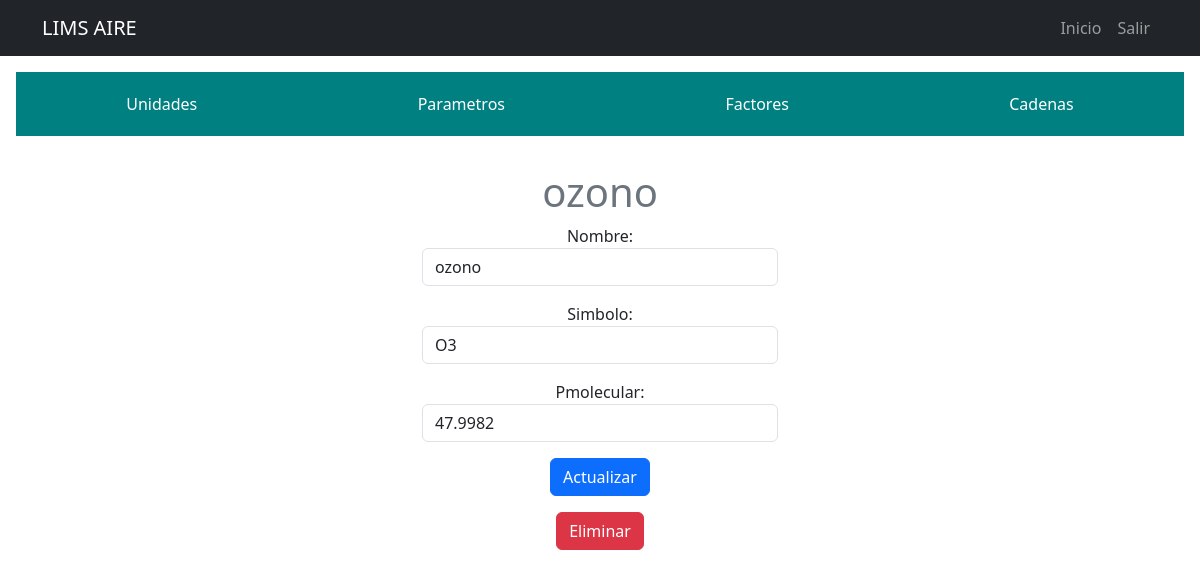
Page /listar_parametros/1/ (signed in) on the committed database.
### LimsAire/models.py (models this page shows, shortened)
class Parametros(models.Model):
    nombre = models.CharField(max_length=200)
    simbolo = models.CharField(max_length=10, unique=True)
    pmolecular = models.FloatField(null=False, blank=False)
    fechacreacion = models.DateTimeField(auto_now_add=True)
    user = models.ForeignKey(User, on_delete=models.CASCADE)

### LimsAire/views.py (the view, shortened to what this page needs)
# urls.py: path('listar_parametros/<int:parametro_id>/', views.parametro_detail, name='parametro_detail'),
@login_required
def parametro_detail(request, parametro_id):
    if request.method == 'GET':
        parametro = get_object_or_404(Parametros, pk=parametro_id, user=request.user)
        form = ParametroForm(instance=parametro)
        return render(request, 'parametro_detail.html', {'parametro': parametro,'form':form})

### LimsAire/forms.py
class ParametroForm(forms.ModelForm):
    class Meta:
        model = Parametros
        fields = ['nombre', 'simbolo','pmolecular']
        widgets = {
            'nombre': forms.TextInput(attrs={'class': 'form-control', 'placeholder': 'Escribir nombre de parametro'}),
            'simbolo': forms.TextInput(attrs={'class': 'form-control', 'placeholder': 'Escribir simbolo de parametro'}),
            'pmolecular': forms.NumberInput(attrs={'class': 'form-control', 'placeholder': 'Escribir peso molecular en mg/mol'}),
        }

### LimsAire/templates/parametro_detail.html (shortened to what this page needs)
{% extends 'base.html' %}
{% block content %}
    <main class="container">
        <div class="row">
            <div class="col-md-4 offset-md-4">
                <h1 class="text-secondary">{{parametro.nombre}}</h1>
                    <form method="POST">
                        {{form.as_p}}
                        <button class="btn btn-primary">
                            Actualizar
                        </button>
                    </form>
                    <div class="mt-3">
                    <form action="{% url 'eliminar_parametro' parametro.id %}" method="POST">
                        <button class="btn btn-danger">
                            Eliminar
                        </button>
                    </form>
                </div>
            </div>
        </div>
    </main>
{% endblock %}

### LimsAire/static/style/style.css (style rules this page uses)
* { box-sizing: border-box; }
body { margin:0; padding:0; font-family:sans-serif; }
nav, main, header, footer { padding: 16px; text-align: center; }
label { display: inline-block; width:100px; }

### rows in the picture
Parametros: nombre "ozono", simbolo "O3", pmolecular "47.9982"
